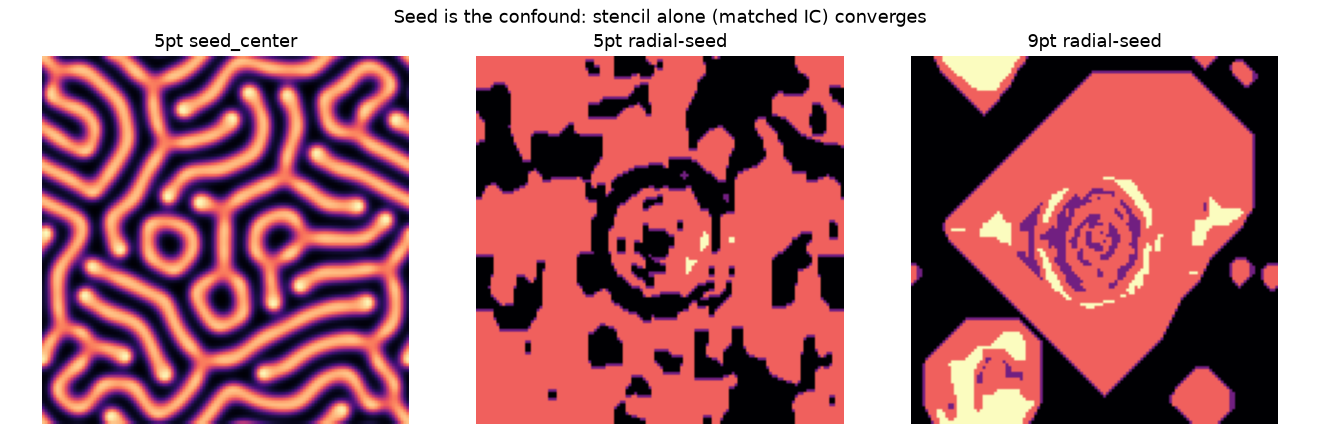

Write the Python code that produced this figure.
import numpy as np, numpy.fft as fft, time
import matplotlib; matplotlib.use('Agg'); import matplotlib.pyplot as plt
from numba import njit
from colony_lib.dynamics import GrayScott2D

@njit
def lap5(u,o):
    L=u.shape[0]
    for y in range(L):
        for x in range(L):
            o[y,x]=u[(y+1)%L,x]+u[(y-1)%L,x]+u[y,(x+1)%L]+u[y,(x-1)%L]-4.0*u[y,x]
@njit
def lap9(u,o):
    L=u.shape[0]
    for y in range(L):
        for x in range(L):
            orth=u[(y+1)%L,x]+u[(y-1)%L,x]+u[y,(x+1)%L]+u[y,(x-1)%L]
            diag=u[(y+1)%L,(x+1)%L]+u[(y+1)%L,(x-1)%L]+u[(y-1)%L,(x+1)%L]+u[(y-1)%L,(x-1)%L]
            o[y,x]=-5.0*u[y,x]+orth+0.25*diag
@njit
def step5(u,v,t1,t2,dt,F,k):
    L=u.shape[0]; lap5(u,t1); lap5(v,t2)
    for y in range(L):
        for x in range(L):
            uu=u[y,x]; vv=v[y,x]; u2v=uu*uu*vv
            nu=uu+dt*(F*(1.0-uu)-u2v+0.16*t1[y,x]); nv=vv+dt*(u2v-(F+k)*vv+0.08*t2[y,x])
            u[y,x]=0.0 if nu<0 else (1.0 if nu>1 else nu); v[y,x]=0.0 if nv<0 else (1.0 if nv>1 else nv)
@njit
def step9(u,v,t1,t2,dt,F,k):
    L=u.shape[0]; lap9(u,t1); lap9(v,t2)
    for y in range(L):
        for x in range(L):
            uu=u[y,x]; vv=v[y,x]; u2v=uu*uu*vv
            nu=uu+dt*(F*(1.0-uu)-u2v+0.16*t1[y,x]); nv=vv+dt*(u2v-(F+k)*vv+0.08*t2[y,x])
            u[y,x]=0.0 if nu<0 else (1.0 if nu>1 else nu); v[y,x]=0.0 if nv<0 else (1.0 if nv>1 else nv)

def radial_seed(L,r,s):
    rng=np.random.default_rng(s); u=np.ones((L,L)); v=np.zeros((L,L)); c=L//2
    Y,X=np.ogrid[:L,:L]; m=(X-c)**2+(Y-c)**2<=r*r; u[m]=0.5; v[m]=0.25
    u+=rng.uniform(-0.05,0.05,size=(L,L)); v+=rng.uniform(-0.05,0.05,size=(L,L)); return np.clip(u,0,1),np.clip(v,0,1)
def cov(v): return float(((v>0.12)&(v<0.55)).mean())
def aniso(f):
    P=np.fft.fftshift(np.abs(fft.fft2(f-f.mean()))**2); ny,nx=P.shape; Y,X=np.ogrid[:ny,:nx]
    R=np.sqrt((X-nx//2)**2+(Y-ny//2)**2); ring=(R>=3)&(R<=20); a=np.arctan2(Y-ny//2,X-nx//2)
    ax=ring&(np.abs(np.cos(2*a))>0.5); dg=ring&(np.abs(np.cos(2*a))<=0.5)
    return (P[ax].sum()-P[dg].sum())/(P[ax].sum()+P[dg].sum()+1e-12)

F,k,L,T,sn=0.035,0.060,128,8000,42
out={}
# (A) 5pt with GrayScott2D.seed_center (reproduces earlier pattern)
g=GrayScott2D(grid_size=L,F=F,k=k,dt=1.0,dx=1.0); g.seed_center(radius=12,noise_amp=0.05,seed=sn); g.integrate(T)
out['5pt_seedcenter']=(cov(g.v),aniso(g.v)); exA=g.v.copy()
# (B) 5pt with MY radial seed (identical to 9pt)
u,v=radial_seed(L,12,sn); t1=np.empty((L,L)); t2=np.empty((L,L))
for _ in range(T): step5(u,v,t1,t2,1.0,F,k)
out['5pt_radial']=(cov(v),aniso(v)); exB=v.copy()
# (C) 9pt with MY radial seed
u,v=radial_seed(L,12,sn); t1=np.empty((L,L)); t2=np.empty((L,L))
for _ in range(T): step9(u,v,t1,t2,1.0,F,k)
out['9pt_radial']=(cov(v),aniso(v)); exC=v.copy()
print('CONFOUND TEST (F=%.3f,k=%.3f):'%(F,k))
for kk,(c,a) in out.items(): print('  %s : cover=%.2f aniso=%.2f'%(kk,c,a))
# fields
fig,ax=plt.subplots(1,3,figsize=(12,4))
for j,(lbl,ff) in enumerate([('5pt seed_center',exA),('5pt radial-seed',exB),('9pt radial-seed',exC)]):
    ax[j].imshow(ff,cmap='magma'); ax[j].set_title(lbl); ax[j].axis('off')
fig.suptitle('Seed is the confound: stencil alone (matched IC) converges'); fig.tight_layout(); fig.savefig('gs_seed_confound.png',dpi=110)
print('saved gs_seed_confound.png')
